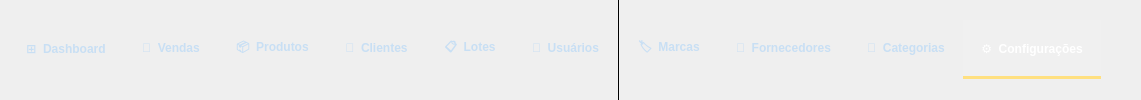
    <widget class="QFrame" name="frameNavBar">
     <property name="styleSheet">
      <string notr="true">
       QFrame#frameNavBar { background-color: #1a5fa0; }
       QPushButton {
        background-color: transparent;
        color: #c8dff4;
        font-size: 12px;
        font-weight: bold;
        border: none;
        border-bottom: 3px solid transparent;
        min-height: 44px;
        padding: 6px 18px;
       }
       QPushButton:hover {
        color: white;
        background-color: rgba(255,255,255,15);
        border-bottom: 3px solid rgba(255,255,255,60);
       }
       QPushButton:checked {
        color: white;
        background-color: rgba(255,255,255,20);
        border-bottom: 3px solid #ffe080;
       }
       /* Sub-itens de catálogo (marcas/fornec/categ) — fonte menor */
       QPushButton[navSub=&quot;true&quot;] {
        font-size: 11px;
        padding: 4px 12px;
        color: #a8d4f0;
       }
       QPushButton[navSub=&quot;true&quot;]:hover  { color: white; }
       QPushButton[navSub=&quot;true&quot;]:checked { color: white; }
      </string>
     </property>
     <layout class="QHBoxLayout" name="navHLayout">
      <property name="spacing">
       <number>0</number>
      </property>
      <property name="leftMargin">
       <number>8</number>
      </property>
      <property name="topMargin">
       <number>0</number>
      </property>
      <property name="rightMargin">
       <number>0</number>
      </property>
      <property name="bottomMargin">
       <number>0</number>
      </property>
      <item>
       <widget class="QPushButton" name="btnNavDashboard">
        <property name="text">
         <string>⊞  Dashboard</string>
        </property>
        <property name="checkable">
         <bool>true</bool>
        </property>
       </widget>
      </item>
      <item>
       <widget class="QPushButton" name="btnNavVendas">
        <property name="text">
         <string>🛒  Vendas</string>
        </property>
        <property name="checkable">
         <bool>true</bool>
        </property>
       </widget>
      </item>
      <item>
       <widget class="QPushButton" name="btnNavProdutos">
        <property name="text">
         <string>📦  Produtos</string>
        </property>
        <property name="checkable">
         <bool>true</bool>
        </property>
       </widget>
      </item>
      <item>
       <widget class="QPushButton" name="btnNavClientes">
        <property name="text">
         <string>👥  Clientes</string>
        </property>
        <property name="checkable">
         <bool>true</bool>
        </property>
       </widget>
      </item>
      <item>
       <widget class="QPushButton" name="btnNavLotes">
        <property name="text">
         <string>📋  Lotes</string>
        </property>
        <property name="checkable">
         <bool>true</bool>
        </property>
       </widget>
      </item>
      <item>
       <widget class="QPushButton" name="btnNavUsuarios">
        <property name="text">
         <string>🔑  Usuários</string>
        </property>
        <property name="checkable">
         <bool>true</bool>
        </property>
       </widget>
      </item>
      <item>
       <widget class="QFrame" name="navSeparator">
        <property name="styleSheet">
         <string notr="true">background-color:rgba(255,255,255,40);</string>
        </property>
        <property name="frameShape">
         <enum>QFrame::VLine</enum>
        </property>
       </widget>
      </item>
      <item>
       <widget class="QPushButton" name="btnNavMarcas">
        <property name="text">
         <string>🏷  Marcas</string>
        </property>
        <property name="checkable">
         <bool>true</bool>
        </property>
       </widget>
      </item>
      <item>
       <widget class="QPushButton" name="btnNavFornecedores">
        <property name="text">
         <string>🚚  Fornecedores</string>
        </property>
        <property name="checkable">
         <bool>true</bool>
        </property>
       </widget>
      </item>
      <item>
       <widget class="QPushButton" name="btnNavCategorias">
        <property name="text">
         <string>📂  Categorias</string>
        </property>
        <property name="checkable">
         <bool>true</bool>
        </property>
       </widget>
      </item>
      <item>
       <widget class="QPushButton" name="btnNavConfiguracoes">
        <property name="text">
         <string>⚙  Configurações</string>
        </property>
        <property name="checkable">
         <bool>true</bool>
        </property>
        <property name="checked">
         <bool>true</bool>
        </property>
       </widget>
      </item>
      <item>
       <spacer name="navSpacer">
        <property name="orientation">
         <enum>Qt::Horizontal</enum>
        </property>
        <property name="sizeHint" stdset="0">
         <size>
          <width>40</width>
          <height>10</height>
         </size>
        </property>
       </spacer>
      </item>
     </layout>
    </widget>
